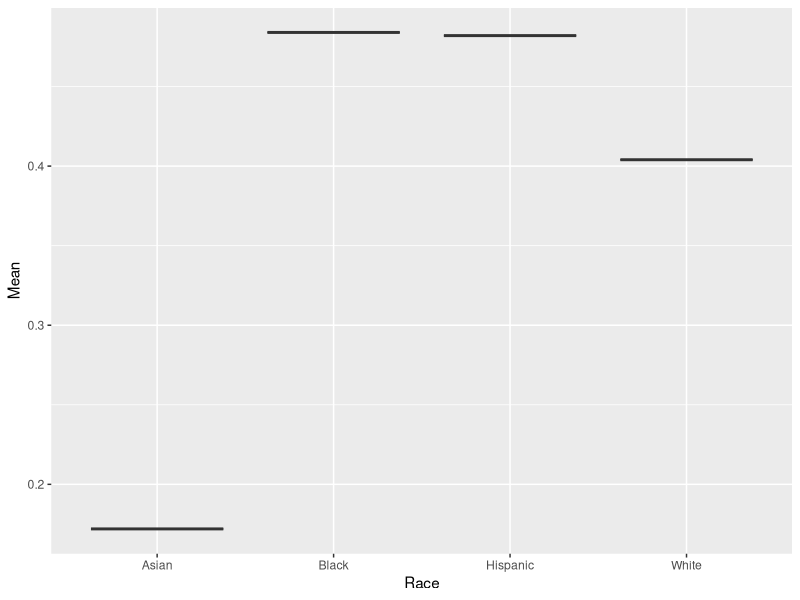

This figure's R source:
## ---- chunk 1
library(tidyverse)
library(readr)
## ---- chunk 2
fAsianDF <- read_csv("./Data/fData/F_Asian.csv")
fHispanicDF <- read_csv("./Data/fData/F_hispanic.csv")
fBlackDF <- read_csv("./Data/fData/F_non-hispanic_black.csv")
fWhiteDF <- read_csv("./Data/fData/F_non-hispanic_white.csv")

## ---- chunk 3

# Remember to rename first row 
fAsianDFClean <- mutate(fAsianDF, Race = "Asian") %>% 
  slice(1, 11, 24, 25, 34) 

fHispanicDFClean <- mutate(fHispanicDF, Race = "Hispanic") %>% 
  slice(1, 11, 24, 25, 34) 

fBlackDFClean <- mutate(fBlackDF, Race = "Black") %>% 
  slice(1, 11, 24, 25, 34) 

fWhiteDFClean <- mutate(fWhiteDF, Race = "White") %>% 
  slice(1, 11, 24, 25, 34) 

## ---- chunk 4
raceList1 <- rbind(fAsianDFClean, fHispanicDFClean)
raceList2 <- rbind(fBlackDFClean, fWhiteDFClean)

finalRaceList <- rbind(raceList1, raceList2)

## ---- chunk 5
# Frequency of hsCRP between different races
# Box plot 

# Current Issue: Trying to visualize the data given the five-number summary
# Resolution: Use bxp? 

# https://www.rdocumentation.org/packages/graphics/versions/3.6.2/topics/bxp

finalRaceList_CRP <- finalRaceList %>% 
  slice(3, 8, 13, 18) 

CRP_Graph <- ggplot(finalRaceList_CRP, aes(x = Race, y = Mean)) + 
  geom_boxplot()

CRP_Graph

